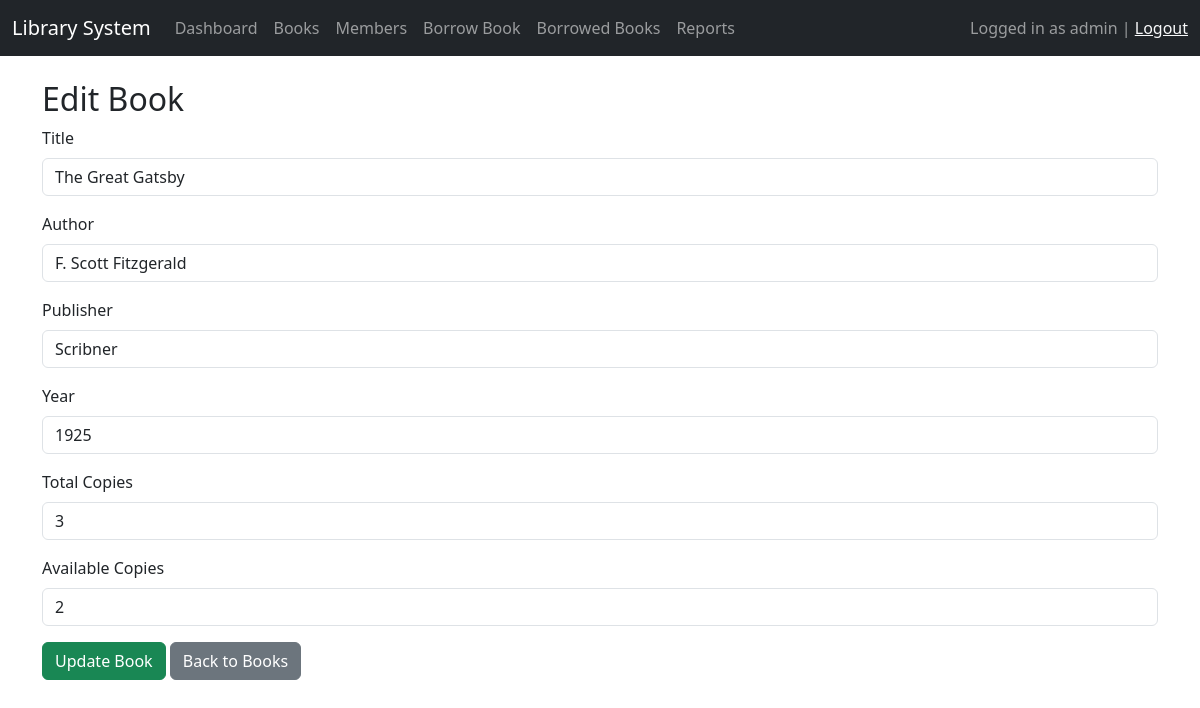
Page /edit_book.php?id=1 (signed in) on the committed database.
### tables this page shows
CREATE TABLE `books` (
  `id` int(11) NOT NULL,
  `title` varchar(255) NOT NULL,
  `author` varchar(255) NOT NULL,
  `publisher` varchar(255) DEFAULT NULL,
  `year` int(11) DEFAULT NULL,
  `total_copies` int(11) DEFAULT 1,
  `available_copies` int(11) DEFAULT 1
);

### edit_book.php (the view, shortened to what this page needs)
<?php
include 'header.php';
$id = intval($_GET['id']);
$res = $conn->query("SELECT * FROM Books WHERE id=$id");
$book = $res->fetch_assoc();
?>
<h2>Edit Book</h2>
<form method="POST" action="edit_book.php?id=<?php echo $id; ?>">
  <div class="mb-3">
    <label class="form-label">Title</label>
    <input type="text" name="title" class="form-control" value="<?php echo htmlspecialchars($book['title']); ?>" required>
  </div>
  <div class="mb-3">
    <label class="form-label">Author</label>
    <input type="text" name="author" class="form-control" value="<?php echo htmlspecialchars($book['author']); ?>" required>
  </div>
  <div class="mb-3">
    <label class="form-label">Publisher</label>
    <input type="text" name="publisher" class="form-control" value="<?php echo htmlspecialchars($book['publisher']); ?>">
  </div>
  <div class="mb-3">
    <label class="form-label">Year</label>
    <input type="number" name="year" class="form-control" value="<?php echo $book['year']; ?>">
  </div>
  <div class="mb-3">
    <label class="form-label">Total Copies</label>
    <input type="number" name="total_copies" class="form-control" min="1" value="<?php echo $book['total_copies']; ?>" required>
  </div>
  <div class="mb-3">
    <label class="form-label">Available Copies</label>
    <input type="number" name="available_copies" class="form-control" min="0" value="<?php echo $book['available_copies']; ?>" required>
  </div>
  <button type="submit" class="btn btn-success">Update Book</button>
  <a href="books.php" class="btn btn-secondary">Back to Books</a>
</form>
<?php include 'footer.php'; ?>

### rows in the picture
books: title "The Great Gatsby", author "F. Scott Fitzgerald", publisher "Scribner", year "1925", total_copies "3", available_copies "2"

### other values in the picture
$_SESSION['username'] "admin"
